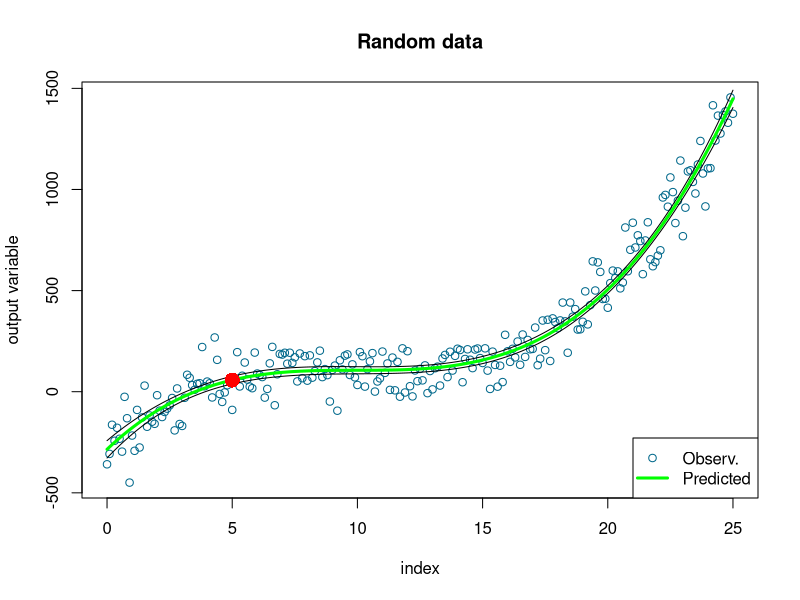

Reproduce this figure in R.
## ---- chunk 1
knitr::opts_chunk$set(echo = FALSE)
## ---- chunk 2
  q <- seq(from = 0, to = 25, by = 0.1)
  y <- 100 + 0.4 * (q - 10)^3
## ---- chunk 3
  noise <- rnorm(length(q), mean = 10, sd = 80)
  ynoise <- y + noise
## ---- chunk 4
  poly_ord <- 3
  model <- lm(ynoise ~ poly(q, poly_ord, raw = TRUE))
## ---- chunk 5
round(summary(model)$coefficients,3)
## ---- chunk 6
    predictor <- 5
    modelpred <- predict(model, newdata = data.frame(q = predictor))
    plot(q, ynoise, col = 'deepskyblue4', xlab = 'index', ylab = "output variable", main = 'Random data')
    predicted.intervals <- predict(model, data.frame(x = q),interval = 'confidence', level=0.95)
    lines(q,predicted.intervals[,1],col = 'green',lwd = 3)
    lines(q,predicted.intervals[,2],col = 'black',lwd = 1)
    lines(q,predicted.intervals[,3],col = 'black',lwd = 1)
    points(predictor, modelpred, col = "red", pch = 16, cex = 2)
    legend("bottomright",
       c("Observ.","Predicted"), 
       col = c("deepskyblue4","green"),
       pch = c(1,NA),
       lty = c(NA,1),
       lwd = c(1,3) )
